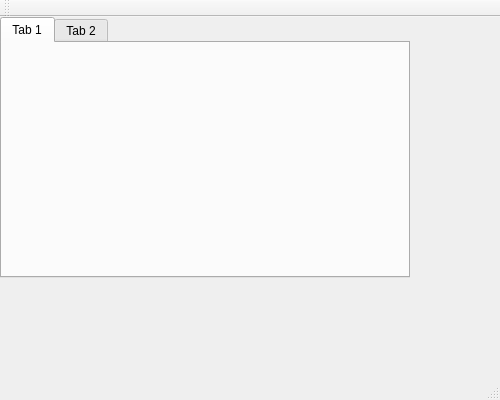
<?xml version="1.0" encoding="UTF-8"?>
<ui version="4.0">
 <class>MainWindow</class>
 <widget class="QMainWindow" name="MainWindow">
  <property name="geometry">
   <rect>
    <x>0</x>
    <y>0</y>
    <width>500</width>
    <height>400</height>
   </rect>
  </property>
  <property name="windowTitle">
   <string>Wfnn Workspace</string>
  </property>
  <widget class="QWidget" name="centralWidget">
   <widget class="QTabWidget" name="tabWidget">
    <property name="geometry">
     <rect>
      <x>0</x>
      <y>0</y>
      <width>410</width>
      <height>261</height>
     </rect>
    </property>
    <widget class="QWidget" name="tab">
     <attribute name="title">
      <string>Tab 1</string>
     </attribute>
    </widget>
    <widget class="QWidget" name="tab_2">
     <attribute name="title">
      <string>Tab 2</string>
     </attribute>
    </widget>
   </widget>
  </widget>
  <widget class="QMenuBar" name="menuBar">
   <property name="geometry">
    <rect>
     <x>0</x>
     <y>0</y>
     <width>500</width>
     <height>21</height>
    </rect>
   </property>
  </widget>
  <widget class="QToolBar" name="mainToolBar">
   <attribute name="toolBarArea">
    <enum>TopToolBarArea</enum>
   </attribute>
   <attribute name="toolBarBreak">
    <bool>false</bool>
   </attribute>
  </widget>
  <widget class="QStatusBar" name="statusBar"/>
 </widget>
 <layoutdefault spacing="6" margin="11"/>
 <resources/>
 <connections/>
</ui>
